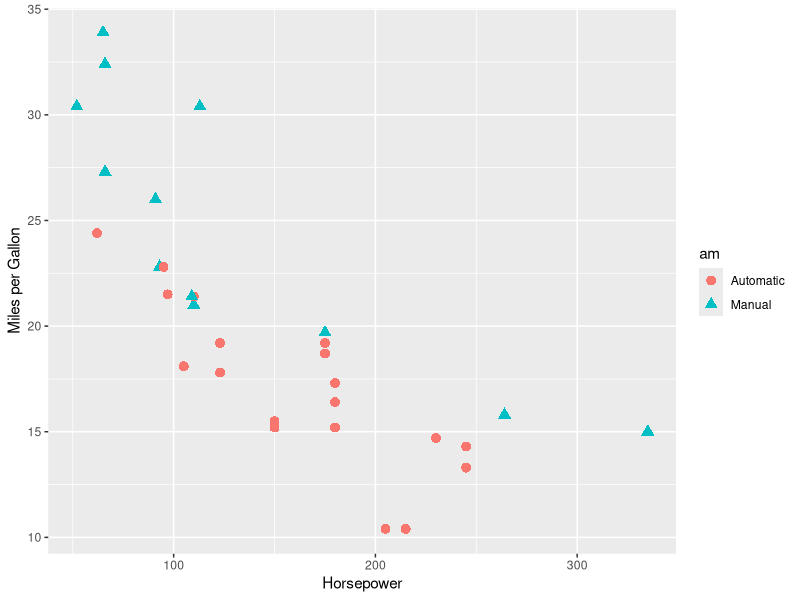

Generate this figure with R: (Note: this script raises an error after producing the figure.)
library(ggplot2)
str(mtcars)
# create factors with value labels
mtcars$gear <- factor(mtcars$gear,levels=c(3,4,5),
                      labels=c("3gears","4gears","5gears"))
mtcars$am <- factor(mtcars$am,levels=c(0,1),
                    labels=c("Automatic","Manual"))
mtcars$cyl <- factor(mtcars$cyl,levels=c(4,6,8),
                     labels=c("4cyl","6cyl","8cyl"))
# Scatterplot of mpg vs. hp for each combination of gears and cylinders
# in each facet, transmittion type is represented by shape and color
qplot(hp, mpg, data=mtcars, shape=am, color=am,
       size=I(3),
      xlab="Horsepower", ylab="Miles per Gallon")
library(dplyr)
mtcars$mpg
mtcarsnew <- mutate(mtcars, if (mtcars$mpg < 20){pom = 1}
                 else if (mtcars$mpg < 25){pom = 2}
                 else {pom = 3})
mtcarsnew = mtcars %>% mutate(pom = ifelse(mtcars$mpg < 20, 1, ifelse(mtcars$mpg < 25, 2, 3)))
 mtcarsnewer =  mtcarsnew %>%  mutate(tom = ifelse(mtcarsnew$hp < 150, 1, ifelse(mtcarsnew$hp < 250, 2, 3)))
qplot(hp, mpg, data=mtcarsnewer, shape=am, color=am,
      facets=tom~pom, size=I(3),
      xlab="Horsepower", ylab="Miles per Gallon")
